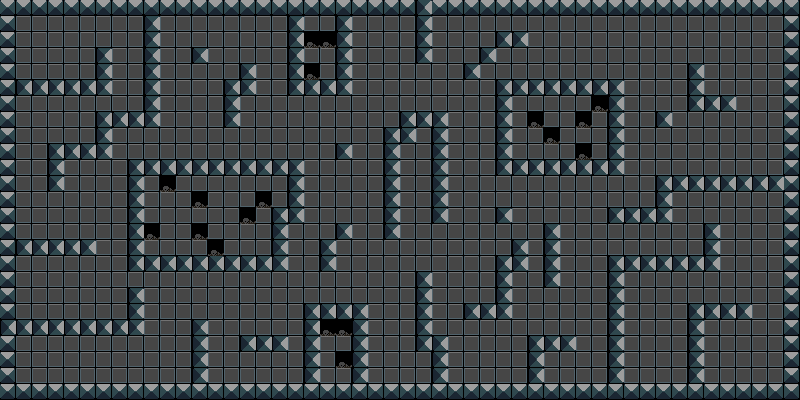

A 2D game scene composited from a Tiled map and its tileset images. What follows is a short description and the map's XML, with each tile layer's data collapsed to a summary:
An orthogonal 50x25 tile map with 16x16 px tiles, 2 tile layers (floor, walls) and 2 objects (spawn, vent).

<map version="1.0" tiledversion="1.1.4" orientation="orthogonal" renderorder="right-down" width="50" height="25" tilewidth="16" tileheight="16" infinite="0" nextobjectid="4">
 <tileset firstgid="1" name="tiles" tilewidth="16" tileheight="16" tilecount="3520" columns="44">
  <image source="tiles.png" width="705" height="1280" />
 </tileset>
 <layer name="floor" width="50" height="25" opacity="0.45">
  <data>[1250 cells, 1250 non-empty, 2 distinct tile ids]</data>
 </layer>
 <objectgroup name="objs">
  <object id="1" name="spawn" gid="77" x="767" y="383" width="16" height="16" visible="0">
   <properties>
    <property name="type" value="playerStart" />
   </properties>
  </object>
  <object id="3" name="vent" gid="1416" x="31.75" y="47.75" width="16" height="16">
   <properties>
    <property name="sprite" value="vent" />
    <property name="targetTilemap" value="99-floor" />
    <property name="targetX" type="int" value="48" />
    <property name="targetY" type="int" value="23" />
    <property name="type" value="exit" />
   </properties>
  </object>
 </objectgroup>
 <layer name="walls" width="50" height="25">
  <data>[1250 cells, 376 non-empty, 1 distinct tile ids]</data>
 </layer>
</map>
